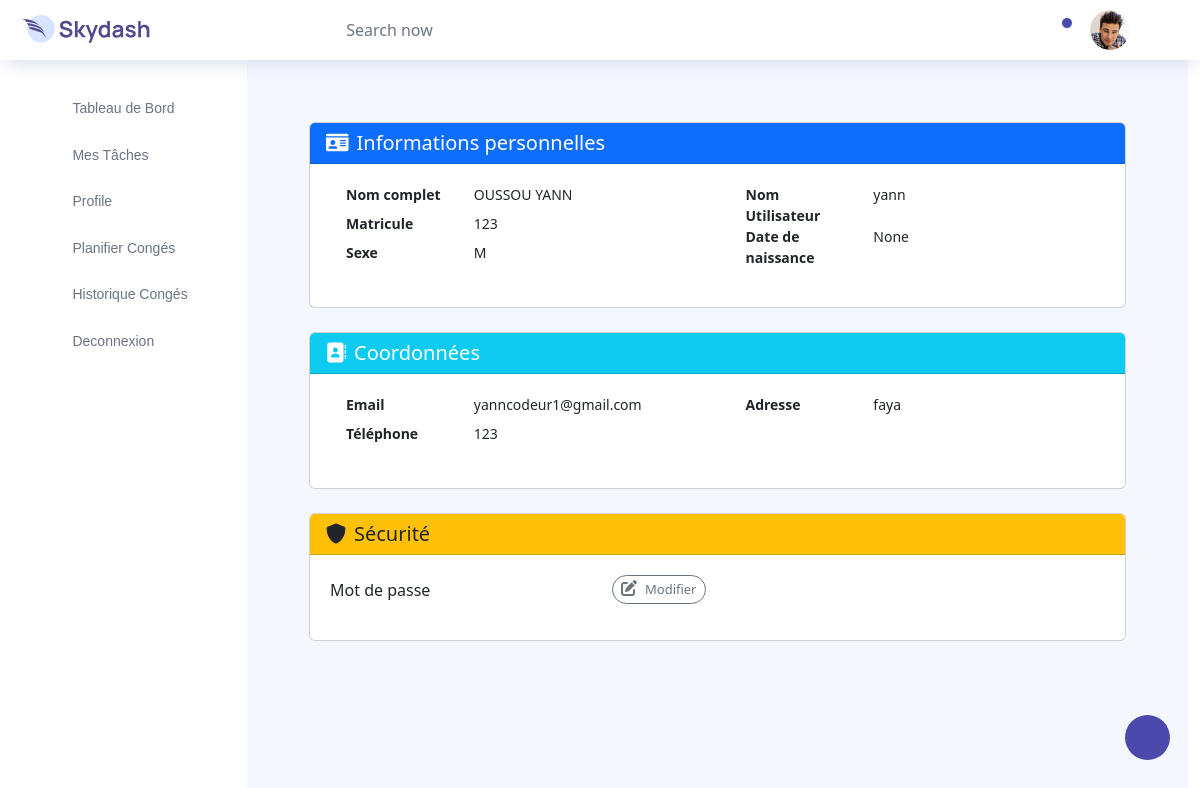
Before: /user/myprofile (signed in) with the older database file.
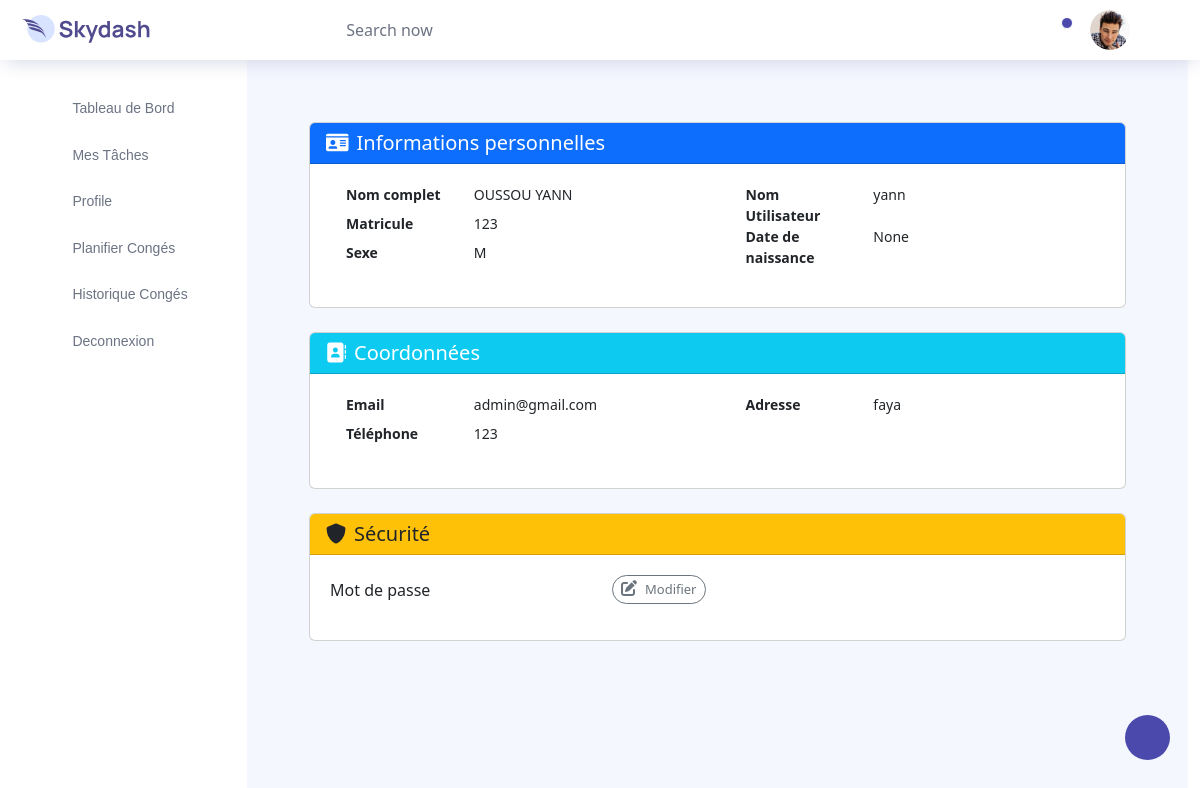
After: the same page with the newer database file.
### User/models.py (models this page shows, shortened)
class Utilisateur(AbstractUser):
    SEXE_CHOICES = (('M', 'Masculin'), ('F', 'Féminin'))
    ROLE_CHOICES = (('employe', 'Employé'), ('manager', 'Manager'))
    nom_complet = models.CharField(max_length=255)
    email = models.EmailField(unique=True)
    sexe = models.CharField(max_length=1, choices=SEXE_CHOICES)
    matricule = models.CharField(max_length=20, unique=True)
    telephone = models.CharField(max_length=20, unique=True)
    adresse = models.TextField()
    date_naissance=models.DateField(null=True, blank=True)
    role = models.CharField(max_length=10, choices=ROLE_CHOICES, default="employe")
    REQUIRED_FIELDS = [  "nom_complet","email", "sexe","matricule", "adresse", "telephone", "role"]

### User/views.py (the view)
# urls.py: path('myprofile', views.myprofile, name='myprofile'),
@login_required
def myprofile(request):
    user= request.user
    return render(request, 'emp/profile/profile.html',{"user":user})

### templates/emp/profile/profile.html
{% extends 'emp/base.html' %}
{% block content %}
<div class="w-100 p-4">
    <div class="card info-card mb-4">
        <div class="card-header bg-primary text-white">
            <h5 class="mb-0">
                <i class="fas fa-id-card me-2"></i>Informations personnelles
            </h5>
        </div>
        <div class="card-body">
            <div class="row">
                <div class="col-md-6">
                    <dl class="row">
                        <dt class="col-sm-4">Nom complet</dt>
                        <dd class="col-sm-8" >
                            {{ user.nom_complet }}
                        </dd>
                        <dt class="col-sm-4">Matricule</dt>
                        <dd class="col-sm-8" > {{ user.matricule }}</dd>
                        <dt class="col-sm-4">Sexe</dt>
                        <dd class="col-sm-8" >{{ user.sexe }}</dd>
                    </dl>
                </div>
                <div class="col-md-6">
                    <dl class="row">
                        <dt class="col-sm-4">Nom Utilisateur</dt>
                        <dd class="col-sm-8" >{{user.username}}</dd>
                        <dt class="col-sm-4">Date de naissance</dt>
                        <dd class="col-sm-8" >{{user.date_naissance}}</dd>
                    </dl>
                </div>
            </div>
        </div>
    </div>
    <div class="card info-card mb-4">
        <div class="card-header bg-info text-white">
            <h5 class="mb-0">
                <i class="fas fa-address-book me-2"></i>Coordonnées
            </h5>
        </div>
        <div class="card-body">
            <div class="row">
                <div class="col-md-6">
                    <dl class="row">
                        <dt class="col-sm-4">Email</dt>
                        <dd class="col-sm-8" >
                            {{ user.email }}
                        </dd>
                        <dt class="col-sm-4">Téléphone</dt>
                        <dd class="col-sm-8" >
                            {{ user.telephone }}
                        </dd>
                    </dl>
                </div>
                <div class="col-md-6">
                    <dl class="row">
                        <dt class="col-sm-4">Adresse</dt>
                        <dd class="col-sm-8" >
                            {{ user.adresse }}
                        </dd>
                    </dl>
                </div>
            </div>
        </div>
    </div>
    <div class="card info-card">
        <div class="card-header bg-warning text-dark">
            <h5 class="mb-0"><i class="fas fa-shield-alt me-2"></i>Sécurité</h5>
        </div>
        <div class="card-body">
            <div class="row">
                <div class="col-md-6">
                    <div
                        class="d-flex justify-content-between align-items-center mb-3">
                        <span>Mot de passe</span>
                        <a class="btn btn-outline-secondary btn-sm" href="{% url 'editprofile' %}">
                            <i class="fas fa-edit me-2"></i>Modifier
                        </a>
                    </div>
                </div>
            </div>
        </div>
    </div>
</div>
{% endblock %}

Changed rows visible on the page:
changed Utilisateur "OUSSOU YANN": email "yanncodeur1@gmail.com" → "admin@gmail.com"
